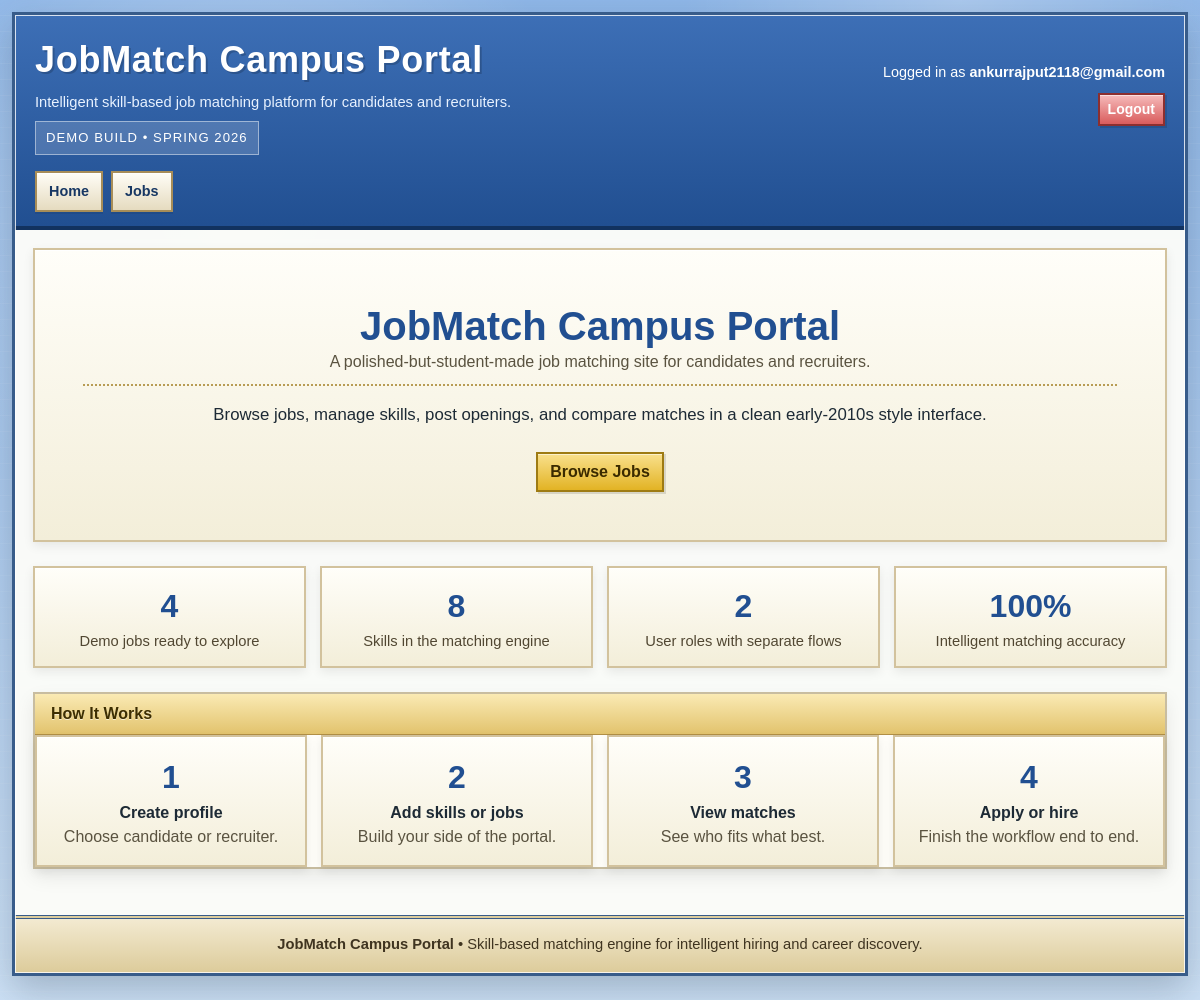
Page / (signed in) on the earlier database version.
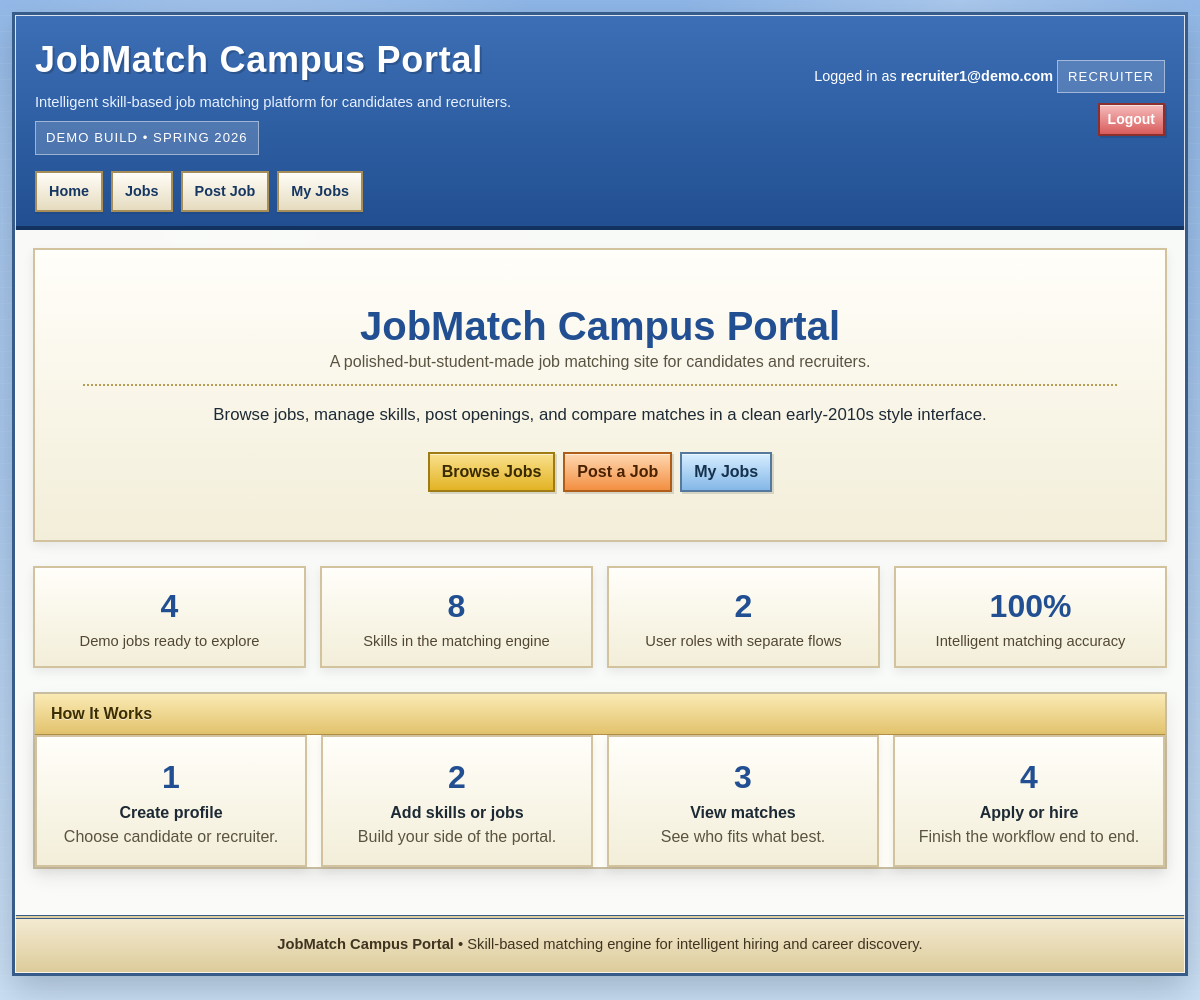
Same page on the later database version.
### accounts/models.py (models this page shows, shortened)
class User(AbstractBaseUser, PermissionsMixin):
    email = models.EmailField(unique=True)
    is_active = models.BooleanField(default=True)
    is_staff = models.BooleanField(default=False)
    objects = UserManager()
    USERNAME_FIELD = "email"
    REQUIRED_FIELDS = []

### jobs/views.py (the view)
# urls.py: 2. Add a URL to urlpatterns:  path('', views.home, name='home')
def home(request):
    return render(request, "home.html")

### accounts/context_processors.py (called while the page is built)
def current_user_role(request):
    role = None
    if request.user.is_authenticated:
        if RecruiterProfile.objects.filter(user=request.user).exists():
            role = "recruiter"
        elif CandidateProfile.objects.filter(user=request.user).exists():
            role = "candidate"
    return {"current_user_role": role}

### templates/home.html (shortened to what this page needs)
{% extends "base.html" %}
{% block content %}
<div class="hero-box p-4 p-md-5 text-center mb-4">
    <div class="page-title">
        <h1>JobMatch Campus Portal</h1>
        <p class="muted-note mb-0">A polished-but-student-made job matching site for candidates and recruiters.</p>
    </div>
    <p class="mx-auto mb-4" style="max-width: 820px; font-size: 1.05rem;">
        Browse jobs, manage skills, post openings, and compare matches in a clean early-2010s style interface.
    </p>
    <div class="d-flex gap-2 flex-wrap justify-content-center">
        {% if user.is_authenticated %}
            <a href="{% url 'job_list' %}" class="btn btn-primary">Browse Jobs</a>
            {% if current_user_role == 'candidate' %}
                <a href="{% url 'candidate_skills' %}" class="btn btn-success">Manage Skills</a>
                <a href="{% url 'applied_jobs' %}" class="btn btn-info">Applied Jobs</a>
            {% elif current_user_role == 'recruiter' %}
                <a href="{% url 'create_job' %}" class="btn btn-warning">Post a Job</a>
                <a href="{% url 'recruiter_jobs' %}" class="btn btn-info">My Jobs</a>
            {% endif %}
        {% else %}
            <a href="{% url 'login' %}" class="btn btn-primary">Login</a>
            <a href="{% url 'register_candidate' %}" class="btn btn-success">Candidate Sign Up</a>
            <a href="{% url 'register_recruiter' %}" class="btn btn-warning">Recruiter Sign Up</a>
        {% endif %}
    </div>
</div>
<div class="grid mb-4">
    <div class="stat-box"><div class="stat-number">4</div><div class="stat-label">Demo jobs ready to explore</div></div>
    <div class="stat-box"><div class="stat-number">8</div><div class="stat-label">Skills in the matching engine</div></div>
    <div class="stat-box"><div class="stat-number">2</div><div class="stat-label">User roles with separate flows</div></div>
    <div class="stat-box"><div class="stat-number">100%</div><div class="stat-label">Intelligent matching accuracy</div></div>
</div>
<div class="panel">
    <div class="panel-header px-3 py-2">How It Works</div>
    <div class="card-body">
        <div class="grid">
            <div class="info-box p-3 text-center"><div class="stat-number">1</div><strong>Create profile</strong><div class="muted-note">Choose candidate or recruiter.</div></div>
            <div class="info-box p-3 text-center"><div class="stat-number">2</div><strong>Add skills or jobs</strong><div class="muted-note">Build your side of the portal.</div></div>
            <div class="info-box p-3 text-center"><div class="stat-number">3</div><strong>View matches</strong><div class="muted-note">See who fits what best.</div></div>
            <div class="info-box p-3 text-center"><div class="stat-number">4</div><strong>Apply or hire</strong><div class="muted-note">Finish the workflow end to end.</div></div>
        </div>
    </div>
</div>
{% endblock %}

### templates/base.html (shortened to what this page needs)
<!doctype html>
<html lang="en">
<head>
    <link href="https://cdn.jsdelivr.net/npm/bootstrap@5.3.3/dist/css/bootstrap.min.css" rel="stylesheet">
</head>
<body>
    <div class="site-shell">
        <header class="masthead">
            <div class="brand-row">
                <div>
                    <div class="brand-title">JobMatch Campus Portal</div>
                    <div class="brand-tagline">Intelligent skill-based job matching platform for candidates and recruiters.</div>
                    <div class="status-chip">Demo build • Spring 2026</div>
                </div>
                <div class="masthead-tools">
                    {% if user.is_authenticated %}
                        Logged in as <strong>{{ user.email }}</strong>
                        {% if current_user_role %}
                            <div class="status-chip" style="margin-top: 8px;">{{ current_user_role|upper }}</div>
                        {% endif %}
                    {% else %}
                        Guest access enabled
                    {% endif %}
                    <div class="toolbar">
                        {% if user.is_authenticated %}
                            <a href="{% url 'logout' %}" class="btn btn-danger btn-sm">Logout</a>
                        {% else %}
                            <a href="{% url 'login' %}" class="btn btn-primary btn-sm">Login</a>
                            <a href="{% url 'register' %}" class="btn btn-info btn-sm">Register</a>
                        {% endif %}
                    </div>
                </div>
            </div>
            <nav class="top-nav" aria-label="Primary">
                <a href="{% url 'home' %}">Home</a>
                <a href="{% url 'job_list' %}">Jobs</a>
                {% if user.is_authenticated %}
                    {% if current_user_role == 'candidate' %}
                        <a href="{% url 'candidate_skills' %}">My Skills</a>
                        <a href="{% url 'applied_jobs' %}">Applied Jobs</a>
                    {% elif current_user_role == 'recruiter' %}
                        <a href="{% url 'create_job' %}">Post Job</a>
                        <a href="{% url 'recruiter_jobs' %}">My Jobs</a>
                    {% endif %}
                {% else %}
                    <a href="{% url 'register_candidate' %}">Candidate Sign-up</a>
                    <a href="{% url 'register_recruiter' %}">Recruiter Sign-up</a>
                {% endif %}
            </nav>
        </header>
        <main class="content-wrap">
            {% block content %}{% endblock %}
        </main>
        <footer>
            <strong>JobMatch Campus Portal</strong> • Skill-based matching engine for intelligent hiring and career discovery.
        </footer>
    </div>
</body>
</html>

Differences in the rows shown:
changed User: email "ankurrajput2118@gmail.com" → "recruiter1@demo.com"
Other differences:
{{ current_user_role|upper }}: (not shown) → "RECRUITER"
text now shown: "Post Job My Jobs Post a Job My Jobs"
